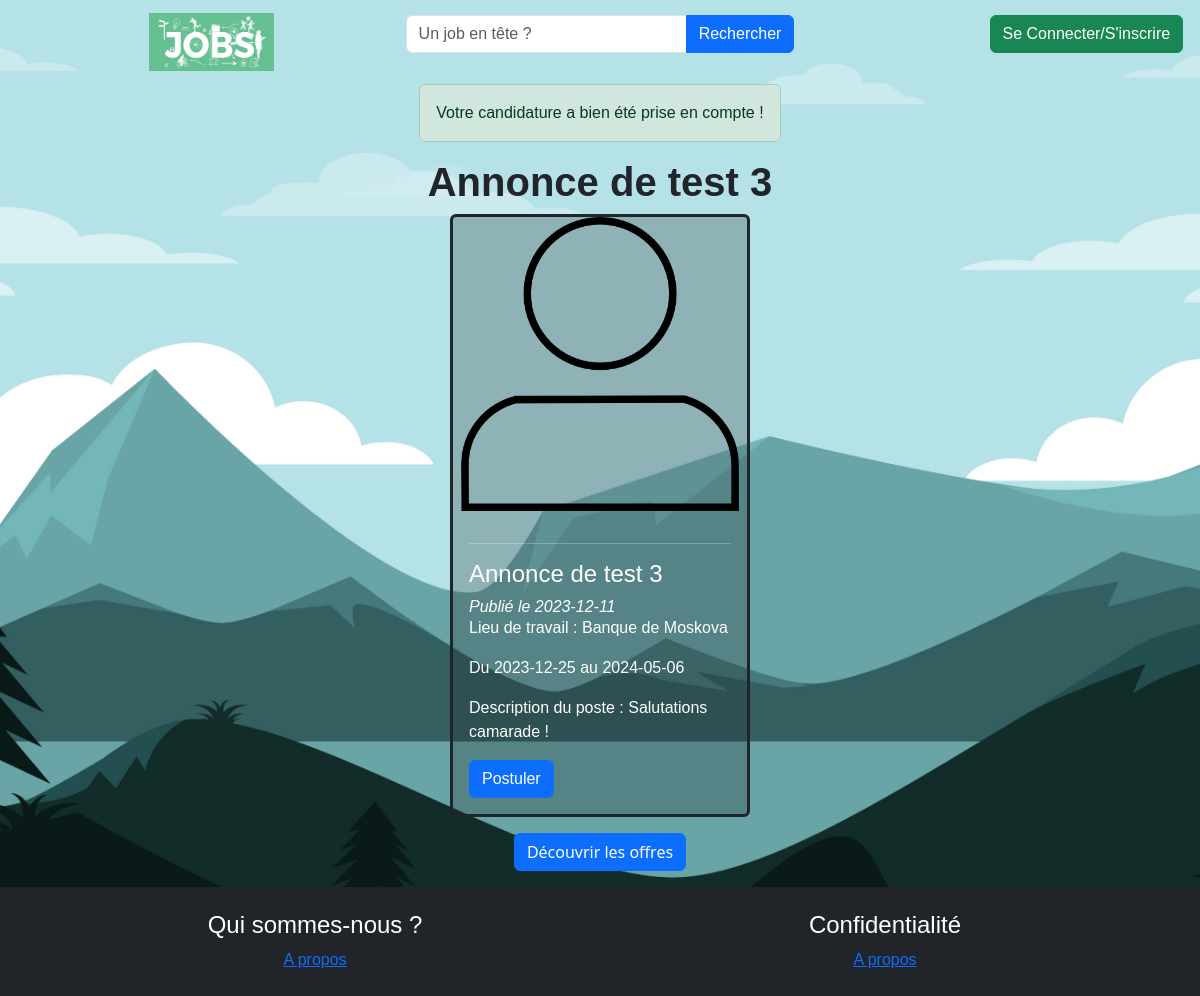
The page /controleur/postuler.php?idOffre=14 on the database its author committed.
### tables this page shows
CREATE TABLE `offre` (
  `idOffre` int(11) NOT NULL,
  `intitoffre` varchar(255) NOT NULL,
  `idAct` int(11) NOT NULL,
  `lieuTravail` varchar(100) NOT NULL,
  `idContrat` int(11) NOT NULL,
  `debutPeriod` date NOT NULL,
  `finPeriod` date DEFAULT NULL,
  `descOffre` text NOT NULL,
  `idEmployeur` int(11) NOT NULL,
  `idValidation` tinyint(1) NOT NULL DEFAULT 0,
  `datePublication` date NOT NULL DEFAULT current_timestamp()
);

### controleur/postuler.php (called while the page is built, shortened)
<?php
$idOffreCandid = $_GET["idOffre"];
$idEtudiantCandid = $_SESSION["idUser"];
require_once('modele/mod_annonces.php');
require_once('modele/mod_offre.php');
$errMesg = null;
$statusMesg = "alert-danger";
$result = applyAJob($idOffreCandid, $idEtudiantCandid);
switch($result){
  default:
    $errMesg = "Votre candidature a bien été prise en compte !";
    $statusMesg = "alert-success";
    break;
}
$uneOffre = getOffer($idOffreCandid);
require_once('vue/vue_uneOffre.php');
?>

### modele/mod_offre.php (called while the page is built, shortened)
<?php
function applyAJob($idOffre, $idEtudiant){
    $bdd = db_connect();
    $reqVerifyStudent = $bdd->prepare("SELECT idUser FROM utilisateur WHERE idUser = ? AND idStatut = 1");
    if(!$reqVerifyStudent->execute([intval($idEtudiant)])) return ERROR_BDD_OFFER;
    if($reqVerifyStudent->rowCount()==0) return USER_NOT_FOUND;
    return OFFER_ADDED;
}
?>

### modele/mod_annonces.php (called while the page is built, shortened)
<?php
function getOffer($idOffre){
    $bdd = db_connect();
    $req = $bdd->prepare("SELECT * FROM offre WHERE idOffre = ?");
    if(!$req->execute([$idOffre])) return false;
    return $req->fetch(PDO::FETCH_ASSOC);
}
?>

### vue/vue_uneOffre.php (the view)
<?php
    require("vue/vue_entete.php");
?>
<?php
        $intitoffre = $uneOffre['intitoffre'];
        $lieutravail = $uneOffre['lieuTravail'];
        $debutperiode = $uneOffre['debutPeriod'];
        $finperiode = $uneOffre['finPeriod'];
        $description = $uneOffre['descOffre'];
        $datepublication = $uneOffre['datePublication'];
        $idcontrat = $uneOffre['idContrat'];
        $idOffreCandid = $uneOffre['idOffre'];
?>
    <?php if($errMesg != null): ?>
        <p class="alert <?= $statusMesg ?>"><?= $errMesg ?></p>
    <?php endif; ?>
    <h1 class="title fw-bold"><?= $intitoffre ?></h1>
    <div class="card bg-dark bg-opacity-25 text-white rounded border-dark border-3 col-3">
            <img src="vue/images/user.png" class="card-img-top">
            <div class="card-body">
              <hr>
              <h4 class="card-title"><?= $intitoffre?></h4>
                <em><h6 class="card-text"><?="Publié le ", $datepublication ?></h6></em>
                <p class="card-text"><?="Lieu de travail : ", $lieutravail ?></p>
                <?php
                      if(!is_null($finperiode)){
                ?>
                        <p class="card-text"><?="Du ", $debutperiode," au ", $finperiode ?></p>
                <?php
                      }elseif ($idcontrat==1) {
                ?>
                        <p class="card-text"><?="Le ", $debutperiode ?></p>
                <?php
                      }elseif ($idcontrat==3) {
                ?>
                        <p class="card-text"><?="A partir du ", $debutperiode ?></p>
                <?php
                      }
                ?>
                <p class="card-text"><?="Description du poste : ", $description ?></p>
                <a href="index.php?section=postuler&idOffre=<?= $idOffreCandid ?>" class="btn btn-primary">Postuler</a>
            </div>
          </div>
          <a href="index.php?section=lesOffres" class="btn btn-primary mb-3 mt-3">Découvrir les offres</a>
<?php require("vue/vue_footer.php"); ?>

### vue/css/style.css (style rules this page uses)
* { margin: 0; padding: 0; box-sizing: border-box; font-family: sans-serif; }
body { background:url("../images/wallpaper2.jpg") no-repeat; height: 100vh; background-size: cover; background-position: center center; background-attachment: fixed; display: flex; flex-direction: column; align-items: center; position: relative; padding: 15px; }
.title { font-size: 40px; font-weight: bold; }

### rows shown on the page
offre: intitoffre "Annonce de test 3", datePublication "2023-12-11", lieuTravail "Banque de Moskova", debutPeriod "2023-12-25", finPeriod "2024-05-06", descOffre "Salutations camarade !"

### other values the page prints
$errMesg "Votre candidature a bien été prise en compte !"
